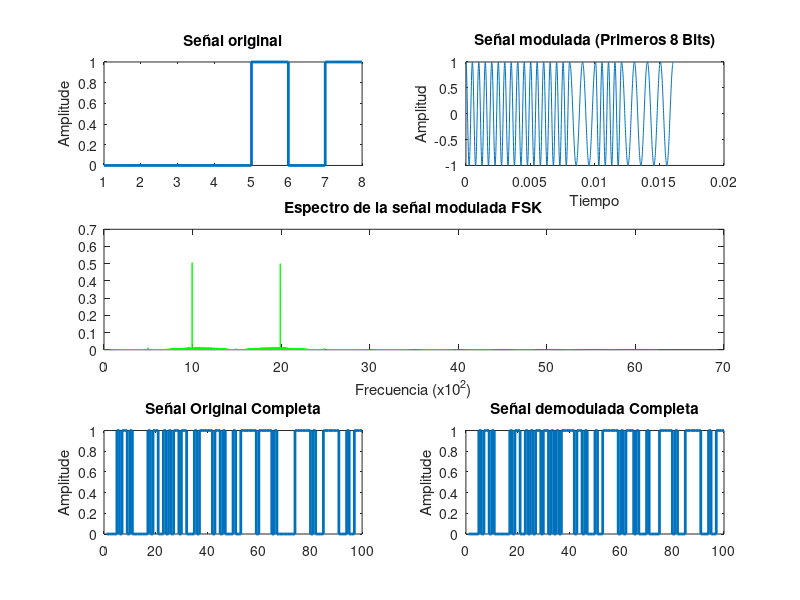

Source code (MATLAB):
%%FSK MODULATION

clear all;
close all;
clc;

warning('off','all');
warning;

%% Generacion de la señal de mensaje.

Noit=1e4;
x = randi([0 1],Noit,1);   % Señal binaria 

figure(1);
subplot(3,2,1); 
stairs(x(1:8),'Linewidth',2);      %Message signal plot 
title('Señal original'); 
ylabel('Amplitude'); 
%% Generacion de portadoras

Tb = 0.002;      % symbol duration in sec
br = 1/Tb;       % Bit rate

fs = 1000;       % Sampling Frequency

fc0 = 1000;      % Carrier frequency for binary input '0'
fc1 = 2000;  % Carrier frequency for binary input '1'

%time window, the duration between two samples is 1/(100*fs)
t1=0:1/(100*fs):Tb;

%Signal Generation Carrier Waveform
s1 = cos(2*pi*fc0*t1);
s2 = cos(2*pi*fc1*t1);

% Signal Generation for Quadrature Implementation
s3 = sin(2*pi*fc0*t1);
s4 = sin(2*pi*fc1*t1);

%% Signal Modulation
% 

mod_Signal = [];
for (i = 1:1:Noit)
    if (x(i) == 1)
        y = cos(2*pi*fc0*t1);   % Modulation signal with carrier signal 1
    else
        y = cos(2*pi*fc1*t1);   % Modulation signal with carrier signal 2
    end
    mod_Signal = [mod_Signal y];
end

% Total Signal Duration
t2 = 0:1/(100*fs):Tb*Noit;

%% Plot señal modulada
figure(1)
subplot(3,2,2); 
plot(t2(1:8*length(t1)),mod_Signal(1:8*length(t1)));
title('Señal modulada (Primeros 8 Bits)'); 
xlabel('Tiempo'); 
ylabel('Amplitud');

% Calcular la Transformada de Fourier de la señal demodulada
N = length(mod_Signal);
Y = fft(mod_Signal);
P2 = abs(Y/N);
P1 = P2(1:N/16+1);
P1(2:end-1) = 2*P1(2:end-1);
f = fs*(0:(N/16))/N;

% Gráficos
subplot(3,2,[3,4]);
plot(f, P1,'g');
title('Espectro de la señal modulada FSK');
xlabel('Frecuencia (x10^2)');

%% Recepción de la señal
rx_Signal = [];

%% 
% AWGN Ruidio Guusina
%% Modulated Signals vs Signal with AWGN (8 Bits) 

step1 = length(mod_Signal)/11;
snrdB = -10;
for n1 = step1:step1:length(mod_Signal) %define SNR in terms of dB
    rx_Signal = [rx_Signal awgn(mod_Signal(n1-(step1-1):n1),snrdB)];
    snrdB = snrdB + 2;
end

%% FSK Demodulation
s = length(t1);

step = rx_Signal / s;

demod = [];
demod2 = [];
%% Correlación
for n = s:s:length(rx_Signal)
% 
  cor1 = corrcoef(sqrt(2/Tb).*s1,rx_Signal(n-(s-1):n));    
  cor2 = corrcoef(sqrt(2/Tb).*s2,rx_Signal(n-(s-1):n));
  cor3 = corrcoef(sqrt(2/Tb).*s3,rx_Signal(n-(s-1):n));
  cor4 = corrcoef(sqrt(2/Tb).*s4,rx_Signal(n-(s-1):n));
  
% Squaring and IQ EnergySummation
 
  IQ1 = cor1.^2 + cor3.^2;
  IQ2 = cor2.^2 + cor4.^2;
  
  IQ = IQ1-IQ2;
   
% Test Statistics and Decision

  if(IQ(2) > 0);
      a = 1;
  else;
     a = 0;
  end   
  
  demod2 = [demod2 a];
end

demod2 = transpose(demod2);

%% Recovered Signal Plot

figure(1);
subplot(3,2,5); 
stairs(x(1:100),'Linewidth',2);      %Message signal plot 
title('Señal Original Completa'); 
ylabel('Amplitude'); 

subplot(3,2,6); 
stairs(demod2(1:100),'Linewidth',2);      %Message signal plot 
title('Señal demodulada Completa'); 
ylabel('Amplitude'); 


